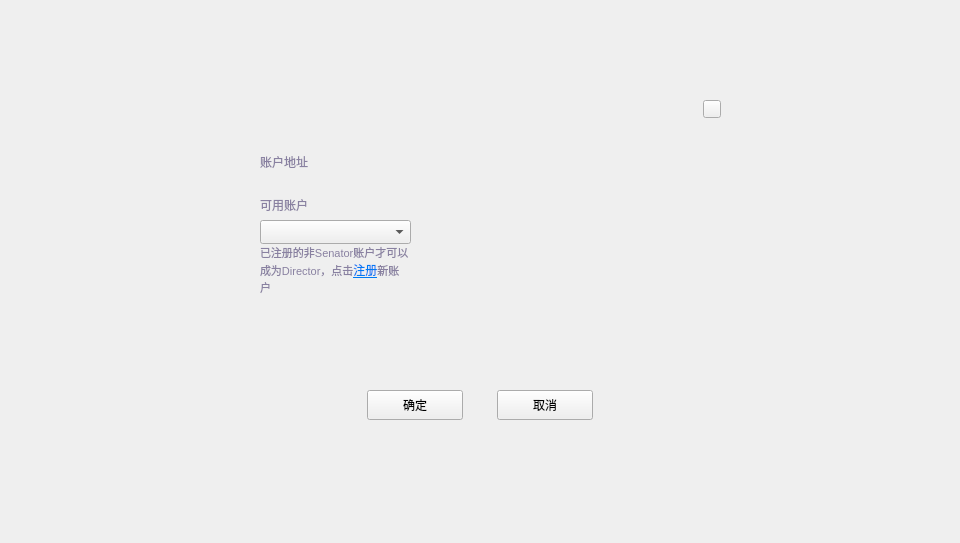
<?xml version="1.0" encoding="UTF-8"?>
<ui version="4.0">
 <class>CreateSenatorDialog</class>
 <widget class="QDialog" name="CreateSenatorDialog">
  <property name="geometry">
   <rect>
    <x>0</x>
    <y>0</y>
    <width>960</width>
    <height>543</height>
   </rect>
  </property>
  <property name="windowTitle">
   <string>Dialog</string>
  </property>
  <widget class="QWidget" name="widget" native="true">
   <property name="geometry">
    <rect>
     <x>0</x>
     <y>0</y>
     <width>960</width>
     <height>543</height>
    </rect>
   </property>
   <property name="font">
    <font>
     <family>微软雅黑</family>
    </font>
   </property>
   <widget class="QWidget" name="containerWidget" native="true">
    <property name="geometry">
     <rect>
      <x>230</x>
      <y>91</y>
      <width>500</width>
      <height>360</height>
     </rect>
    </property>
    <property name="font">
     <font>
      <family>微软雅黑</family>
     </font>
    </property>
    <widget class="QToolButton" name="closeBtn">
     <property name="geometry">
      <rect>
       <x>473</x>
       <y>9</y>
       <width>18</width>
       <height>18</height>
      </rect>
     </property>
     <property name="cursor">
      <cursorShape>PointingHandCursor</cursorShape>
     </property>
     <property name="focusPolicy">
      <enum>Qt::NoFocus</enum>
     </property>
     <property name="styleSheet">
      <string notr="true"/>
     </property>
     <property name="text">
      <string/>
     </property>
    </widget>
    <widget class="QStackedWidget" name="stackedWidget">
     <property name="geometry">
      <rect>
       <x>0</x>
       <y>39</y>
       <width>500</width>
       <height>321</height>
      </rect>
     </property>
     <property name="font">
      <font>
       <family>微软雅黑</family>
      </font>
     </property>
     <property name="currentIndex">
      <number>0</number>
     </property>
     <widget class="QWidget" name="page">
      <widget class="QToolButton" name="okBtn">
       <property name="geometry">
        <rect>
         <x>137</x>
         <y>260</y>
         <width>96</width>
         <height>30</height>
        </rect>
       </property>
       <property name="font">
        <font>
         <family>微软雅黑</family>
        </font>
       </property>
       <property name="cursor">
        <cursorShape>PointingHandCursor</cursorShape>
       </property>
       <property name="focusPolicy">
        <enum>Qt::NoFocus</enum>
       </property>
       <property name="styleSheet">
        <string notr="true"/>
       </property>
       <property name="text">
        <string>确定</string>
       </property>
      </widget>
      <widget class="QToolButton" name="cancelBtn">
       <property name="geometry">
        <rect>
         <x>267</x>
         <y>260</y>
         <width>96</width>
         <height>30</height>
        </rect>
       </property>
       <property name="font">
        <font>
         <family>微软雅黑</family>
        </font>
       </property>
       <property name="cursor">
        <cursorShape>PointingHandCursor</cursorShape>
       </property>
       <property name="focusPolicy">
        <enum>Qt::NoFocus</enum>
       </property>
       <property name="styleSheet">
        <string notr="true"/>
       </property>
       <property name="text">
        <string>取消</string>
       </property>
      </widget>
      <widget class="QLabel" name="label_2">
       <property name="geometry">
        <rect>
         <x>30</x>
         <y>60</y>
         <width>150</width>
         <height>30</height>
        </rect>
       </property>
       <property name="styleSheet">
        <string notr="true">font: 10px &quot;微软雅黑&quot;;
color:rgb(137,129,161);</string>
       </property>
       <property name="text">
        <string>可用账户</string>
       </property>
       <property name="alignment">
        <set>Qt::AlignLeading|Qt::AlignLeft|Qt::AlignVCenter</set>
       </property>
       <property name="wordWrap">
        <bool>true</bool>
       </property>
      </widget>
      <widget class="QComboBox" name="accountComboBox">
       <property name="geometry">
        <rect>
         <x>30</x>
         <y>90</y>
         <width>151</width>
         <height>24</height>
        </rect>
       </property>
       <property name="font">
        <font>
         <family>微软雅黑</family>
         <weight>50</weight>
         <bold>false</bold>
        </font>
       </property>
       <property name="focusPolicy">
        <enum>Qt::NoFocus</enum>
       </property>
       <property name="styleSheet">
        <string notr="true"/>
       </property>
      </widget>
      <widget class="QLabel" name="addressLabel">
       <property name="geometry">
        <rect>
         <x>120</x>
         <y>20</y>
         <width>300</width>
         <height>24</height>
        </rect>
       </property>
       <property name="font">
        <font>
         <family>微软雅黑</family>
         <underline>false</underline>
        </font>
       </property>
       <property name="styleSheet">
        <string notr="true">color: rgb(192, 196, 212);</string>
       </property>
       <property name="text">
        <string/>
       </property>
       <property name="scaledContents">
        <bool>true</bool>
       </property>
       <property name="textInteractionFlags">
        <set>Qt::TextSelectableByMouse</set>
       </property>
      </widget>
      <widget class="QLabel" name="label_3">
       <property name="geometry">
        <rect>
         <x>30</x>
         <y>20</y>
         <width>90</width>
         <height>24</height>
        </rect>
       </property>
       <property name="styleSheet">
        <string notr="true">font: 10px &quot;微软雅黑&quot;;
color:rgb(137,129,161);</string>
       </property>
       <property name="text">
        <string>账户地址</string>
       </property>
       <property name="alignment">
        <set>Qt::AlignLeading|Qt::AlignLeft|Qt::AlignVCenter</set>
       </property>
       <property name="wordWrap">
        <bool>true</bool>
       </property>
      </widget>
      <widget class="QStackedWidget" name="stackedWidget_fee">
       <property name="geometry">
        <rect>
         <x>250</x>
         <y>60</y>
         <width>221</width>
         <height>151</height>
        </rect>
       </property>
      </widget>
      <widget class="QLabel" name="registerLabel">
       <property name="geometry">
        <rect>
         <x>30</x>
         <y>110</y>
         <width>150</width>
         <height>60</height>
        </rect>
       </property>
       <property name="styleSheet">
        <string notr="true">font: 10px &quot;微软雅黑&quot;;
color:rgb(137,129,161);</string>
       </property>
       <property name="text">
        <string>&lt;html&gt;&lt;head/&gt;&lt;body&gt;&lt;p&gt;&lt;span style=&quot; font-size:8pt;&quot;&gt;已注册的非Senator账户才可以成为Director，点击&lt;/span&gt;&lt;a href=&quot;showRegisterDialog&quot;&gt;&lt;span style=&quot; text-decoration: underline; color:#007af4;&quot;&gt;注册&lt;/span&gt;&lt;/a&gt;&lt;span style=&quot; font-size:8pt;&quot;&gt;新账户&lt;/span&gt;&lt;/p&gt;&lt;/body&gt;&lt;/html&gt;</string>
       </property>
       <property name="alignment">
        <set>Qt::AlignLeading|Qt::AlignLeft|Qt::AlignVCenter</set>
       </property>
       <property name="wordWrap">
        <bool>true</bool>
       </property>
      </widget>
     </widget>
    </widget>
   </widget>
  </widget>
 </widget>
 <resources/>
 <connections/>
</ui>
